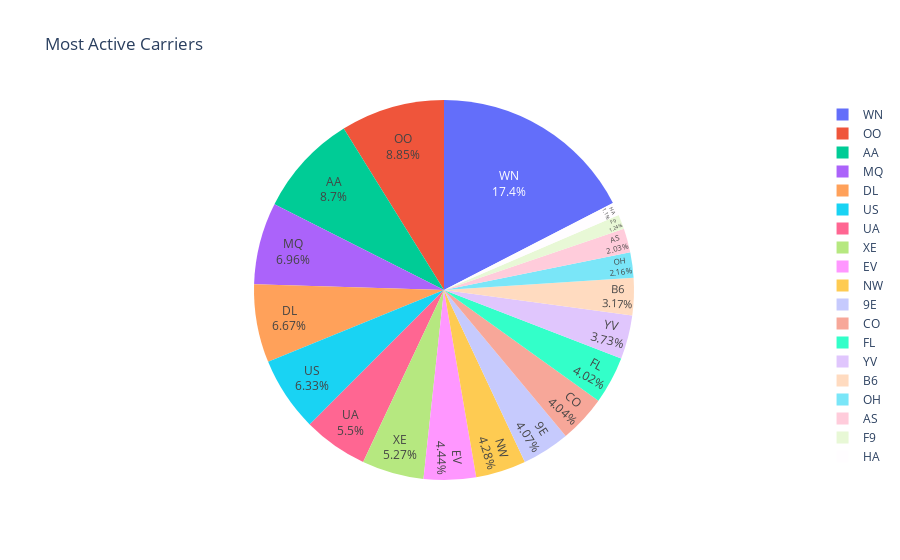

Notebook code cell kept with this figure:
### Code cell
# What is most active Carriers?
import plotly.express as px
# use px to plot a pie
fig = px.pie(df_propotion_Carriers, values='Carrier_Volume', names='Carriers', title='Most Active Carriers')
fig.update_traces(textposition='inside', textinfo='percent+label')
fig.show()

# |-> WN(Southwest Airline) is the most active, occupy 17.4% of the flights.
# |-> OO(Skywest Airline) and AA(American Airline) cccupy around 9% of the flights
# |-> MQ(Envoy Air), DL(Delta Airline), US(can't find) occupy around 7% of the flights
# |-> UA(United Airline) and XE(can't find) occupy around 5% 
# |-> Other compnies are less than 5%

### Figure 1 — Plotly figure (JSON) as saved in the notebook; plotly's stock layout.template omitted (floating-point values rounded to 4 significant figures)
{"data": [{"domain": {"x": [0, 1], "y": [0, 1]}, "hovertemplate": "Carriers=%{label}<br>Carrier_Volume=%{value}<extra></extra>", "labels": ["9E", "AA", "AS", "B6", "CO", "DL", "EV", "F9", "FL", "HA", "MQ", "NW", "OH", "OO", "UA", "US", "WN", "XE", "YV"], "legendgroup": "", "name": "", "showlegend": true, "textinfo": "percent+label", "textposition": "inside", "type": "pie", "values": [21537, 46065, 10754, 16774, 21377, 35280, 23517, 6589, 21261, 5833, 36819, 22649, 11429, 46832, 29110, 33498, 92293, 27898, 19754]}], "layout": {"legend": {"tracegroupgap": 0}, "title": {"text": "Most Active Carriers"}}}
